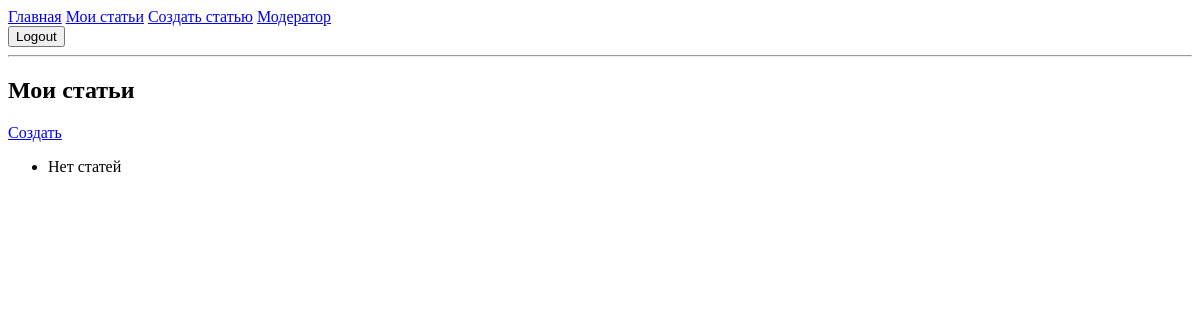
The page /articles/ (signed in) on the database as committed earlier.
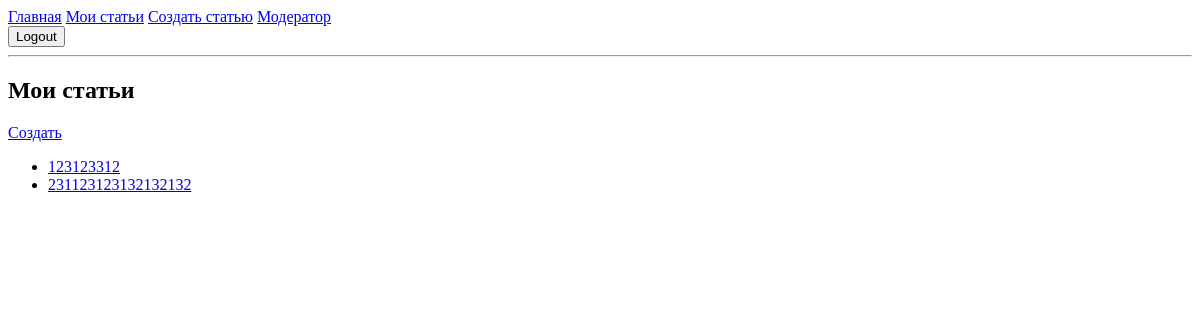
The same page on the database as committed later.
### core/models.py (models this page shows, shortened)
class Article(models.Model):
    title = models.CharField(max_length=255)
    content = models.TextField()
    author = models.ForeignKey(User, on_delete=models.CASCADE)
    created_at = models.DateTimeField(auto_now_add=True)

### core/views.py (the view)
# urls.py: path('', ArticleListView.as_view(), name='article_list'),
class ArticleListView(LoginRequiredMixin, ListView):
    model = Article
    template_name = "articles/list.html"

### core/templates/articles/list.html
{% extends 'core/base.html' %}
{% block content %}
<h2>Мои статьи</h2>
<a href="{% url 'article_create' %}">Создать</a>
<ul>
    {% for article in object_list %}
        <li>
            <a href="{% url 'article_detail' article.id %}">
                {{ article.title }}
            </a>
        </li>
    {% empty %}
        <li>Нет статей</li>
    {% endfor %}
</ul>
{% endblock %}

### core/templates/core/base.html (shortened to what this page needs)
<!DOCTYPE html>
<html>
<head>
</head>
<body>
<nav>
    <a href="{% url 'home' %}">Главная</a>
    {% if user.is_authenticated %}
        <a href="{% url 'article_list' %}">Мои статьи</a>
        <a href="{% url 'article_create' %}">Создать статью</a>
        <a href="{% url 'moderator_page' %}">Модератор</a>
        <form method="post" action="{% url 'logout' %}">
            <button type="submit">Logout</button>
        </form>
    {% else %}
        <a href="{% url 'login' %}">Войти</a>
        <a href="{% url 'register' %}">Регистрация</a>
    {% endif %}
</nav>
<hr>
{% block content %}{% endblock %}
</body>
</html>

Rows that differ between the two databases and show on the page:
added Article: title "123123312"
added Article: title "231123123132132132"
Other text that changed with them:
text no longer shown: "Нет статей"
